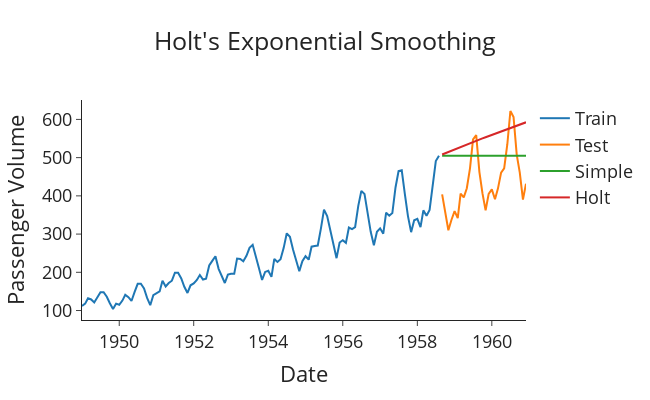

The cell this chart's notebook holds for it:
### Code cell
# Plot the forecasts
plot_func(forecasts_simple, forecasts_holt, "Holt's Exponential Smoothing")
